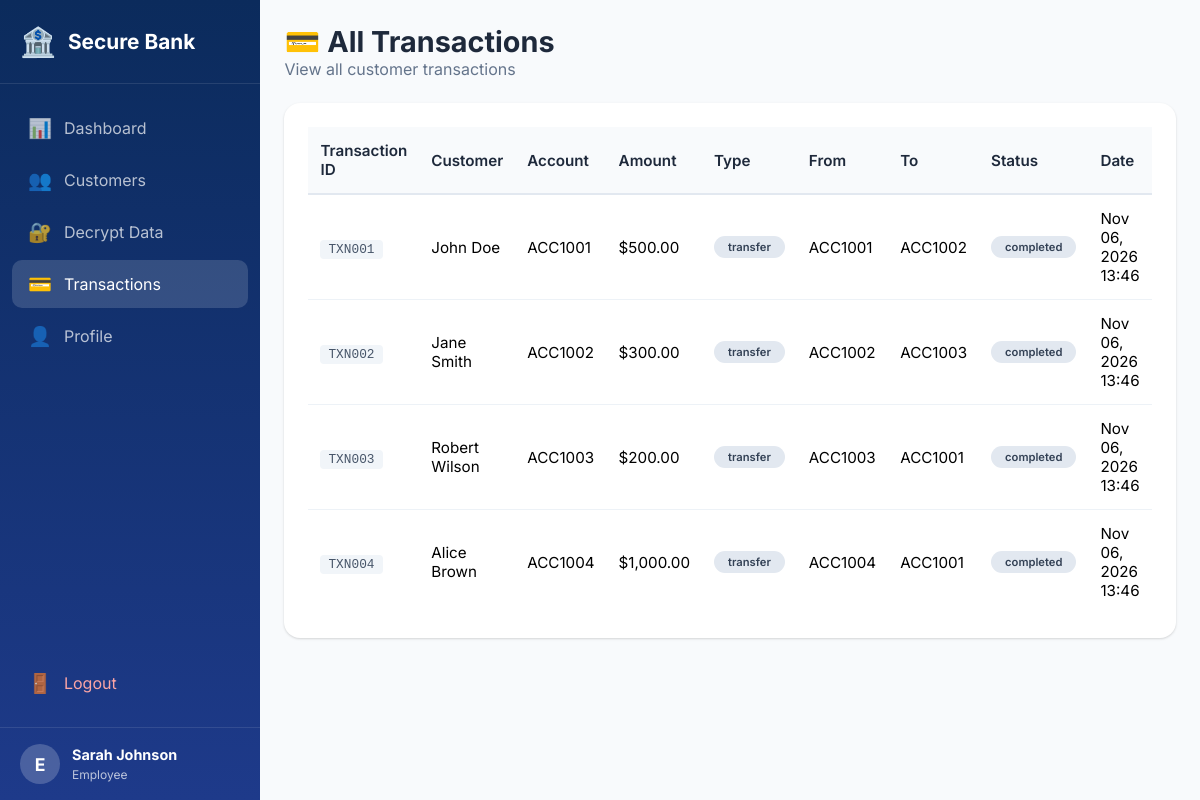
The page /employee/transactions.php (signed in) on the database its author committed.
### tables this page shows
CREATE TABLE transactions (
    id INT PRIMARY KEY AUTO_INCREMENT,
    transaction_id VARCHAR(50) UNIQUE NOT NULL,
    customer_id INT,
    from_account VARCHAR(20),
    to_account VARCHAR(20),
    amount DECIMAL(15,2) NOT NULL,
    transaction_type ENUM('deposit', 'withdrawal', 'transfer', 'credit', 'debit') NOT NULL,
    description TEXT,
    status ENUM('pending', 'completed', 'failed', 'reversed') DEFAULT 'completed',
    created_at TIMESTAMP DEFAULT CURRENT_TIMESTAMP,
    FOREIGN KEY (customer_id) REFERENCES customers(id) ON DELETE CASCADE
);

CREATE TABLE customers (
    id INT PRIMARY KEY AUTO_INCREMENT,
    customer_id VARCHAR(20) UNIQUE NOT NULL,
    full_name VARCHAR(100) NOT NULL,
    email VARCHAR(100) UNIQUE NOT NULL,
    phone VARCHAR(20),
    password_hash VARCHAR(255) NOT NULL,
    account_number VARCHAR(20) UNIQUE NOT NULL,
    balance DECIMAL(15,2) DEFAULT 0.00,
    cipher_type ENUM('vigenere', 'columnar', 'railfence', 'hill') DEFAULT 'vigenere',
    cipher_key VARCHAR(50) NOT NULL,
    private_note TEXT,
    created_at TIMESTAMP DEFAULT CURRENT_TIMESTAMP,
    status ENUM('active', 'inactive', 'suspended') DEFAULT 'active'
);

### employee/transactions.php (the view, shortened to what this page needs)
<?php
$db = new Database();
$conn = $db->getConnection();
$stmt = $conn->query("SELECT t.*, c.full_name, c.account_number FROM transactions t
                       JOIN customers c ON t.customer_id = c.id
                       ORDER BY t.created_at DESC");
$transactions = $stmt->fetchAll();
?>
<!DOCTYPE html>
<html lang="en">
<head>
    <link rel="stylesheet" href="../css/style.css">
    <link rel="stylesheet" href="../css/dashboard.css">
    <link rel="stylesheet" href="../css/employee.css">
</head>
<body>
    <div class="sidebar">
        <div class="sidebar-brand">
            <span class="brand-icon">🏦</span>
            <span>Secure Bank</span>
        </div>
        <nav class="sidebar-nav">
            <a href="dashboard.php">
                <span class="nav-icon">📊</span>
                <span>Dashboard</span>
            </a>
            <a href="customers.php">
                <span class="nav-icon">👥</span>
                <span>Customers</span>
            </a>
            <a href="decrypt.php">
                <span class="nav-icon">🔐</span>
                <span>Decrypt Data</span>
            </a>
            <a href="transactions.php" class="active">
                <span class="nav-icon">💳</span>
                <span>Transactions</span>
            </a>
            <a href="profile.php">
                <span class="nav-icon">👤</span>
                <span>Profile</span>
            </a>
            <a href="../auth/logout.php" class="logout">
                <span class="nav-icon">🚪</span>
                <span>Logout</span>
            </a>
        </nav>
        <div class="sidebar-footer">
            <div class="user-info">
                <span class="user-avatar">E</span>
                <div>
                    <strong><?= htmlspecialchars($_SESSION['full_name'] ?? 'Employee') ?></strong>
                    <small>Employee</small>
                </div>
            </div>
        </div>
    </div>
    <div class="main-content">
        <header class="page-header">
            <div>
                <h1>💳 All Transactions</h1>
                <p>View all customer transactions</p>
            </div>
        </header>
        <div class="panel">
            <div class="table-responsive">
                <table>
                    <thead>
                        <tr>
                            <th>Transaction ID</th>
                            <th>Customer</th>
                            <th>Account</th>
                            <th>Amount</th>
                            <th>Type</th>
                            <th>From</th>
                            <th>To</th>
                            <th>Status</th>
                            <th>Date</th>
                        </tr>
                    </thead>
                    <tbody>
                        <?php if (empty($transactions)): ?>
                        <tr><td colspan="9" class="text-center">No transactions found</td></tr>
                        <?php else: foreach ($transactions as $tx): ?>
                        <tr>
                            <td><span class="tx-id"><?= htmlspecialchars($tx['transaction_id']) ?></span></td>
                            <td><?= htmlspecialchars($tx['full_name']) ?></td>
                            <td><?= htmlspecialchars($tx['account_number']) ?></td>
                            <td class="<?= $tx['amount'] < 0 ? 'negative' : 'positive' ?>">
                                $<?= number_format(abs($tx['amount']), 2) ?>
                            </td>
                            <td><span class="badge badge-<?= $tx['transaction_type'] ?>"><?= $tx['transaction_type'] ?></span></td>
                            <td><?= htmlspecialchars($tx['from_account'] ?? '-') ?></td>
                            <td><?= htmlspecialchars($tx['to_account'] ?? '-') ?></td>
                            <td><span class="badge badge-<?= $tx['status'] ?>"><?= $tx['status'] ?></span></td>
                            <td><?= date('M d, Y H:i', strtotime($tx['created_at'])) ?></td>
                        </tr>
                        <?php endforeach; endif; ?>
                    </tbody>
                </table>
            </div>
        </div>
    </div>
</body>
</html>

### css/style.css (style rules this page uses)
:root { --primary: #1e3a8a; --primary-dark: #0b2b5c; --primary-light: #3b5fc4; --gray-50: #f8fafc; --gray-100: #f1f5f9; --gray-200: #e2e8f0; --gray-400: #94a3b8; --gray-500: #64748b; --gray-600: #475569; --gray-800: #1e293b; --success: #16a34a; --warning: #f59e0b; --danger: #dc2626; --shadow: 0 1px 3px rgba(0, 0, 0, 0.1), 0 1px 2px rgba(0, 0, 0, 0.06); --shadow-lg: 0 10px 15px -3px rgba(0, 0, 0, 0.1), 0 4px 6px -2px rgba(0, 0, 0, 0.05); }
* { box-sizing: border-box; margin: 0; padding: 0; font-family: 'Inter', -apple-system, BlinkMacSystemFont, 'Segoe UI', Roboto, sans-serif; }
body { background: #f0f4fa; min-height: 100vh; display: flex; justify-content: center; align-items: center; }
.badge { background: #e2e8f0; padding: 4px 14px; border-radius: 40px; font-size: 0.7rem; font-weight: 600; color: #334155; display: inline-block; }
table { width: 100%; border-collapse: collapse; font-size: 0.95rem; }
th { background: #f8fafc; padding: 14px 12px; text-align: left; font-weight: 600; color: #1e293b; border-bottom: 2px solid #e2e8f0; }
td { padding: 14px 12px; border-bottom: 1px solid #edf2f7; vertical-align: middle; }
tr:last-child td { border-bottom: none; }

### css/dashboard.css (style rules this page uses)
.sidebar { position: fixed; left: 0; top: 0; bottom: 0; width: 260px; background: linear-gradient(180deg, var(--primary-dark), var(--primary)); color: white; display: flex; flex-direction: column; z-index: 100; transition: all 0.3s ease; }
.sidebar-brand { padding: 24px 20px; display: flex; align-items: center; gap: 12px; font-size: 1.3rem; font-weight: 700; border-bottom: 1px solid rgba(255, 255, 255, 0.1); }
.brand-icon { font-size: 1.8rem; }
.sidebar-nav { flex: 1; padding: 20px 12px; display: flex; flex-direction: column; gap: 4px; }
.sidebar-nav a { display: flex; align-items: center; gap: 12px; padding: 12px 16px; border-radius: 10px; color: rgba(255, 255, 255, 0.7); text-decoration: none; transition: all 0.3s ease; }
.sidebar-nav a.active { background: rgba(255, 255, 255, 0.15); color: white; }
.sidebar-nav a.logout { margin-top: auto; color: #fca5a5; }
.nav-icon { font-size: 1.2rem; }
.sidebar-footer { padding: 16px 20px; border-top: 1px solid rgba(255, 255, 255, 0.1); }
.user-info { display: flex; align-items: center; gap: 12px; }
.user-avatar { width: 40px; height: 40px; background: rgba(255, 255, 255, 0.2); border-radius: 50%; display: flex; align-items: center; justify-content: center; font-weight: 700; font-size: 1.1rem; }
.user-info strong { display: block; font-size: 0.9rem; }
.user-info small { font-size: 0.75rem; opacity: 0.7; }
.main-content { margin-left: 260px; padding: 24px 32px; min-height: 100vh; background: var(--gray-50); }
.page-header { display: flex; justify-content: space-between; align-items: center; margin-bottom: 24px; }
.page-header h1 { font-size: 1.8rem; font-weight: 700; color: var(--gray-800); }
.page-header p { color: var(--gray-500); }
.panel { background: white; border-radius: 16px; padding: 24px; box-shadow: var(--shadow); margin-bottom: 24px; }
.tx-id { font-family: 'Courier New', monospace; font-size: 0.8rem; color: var(--gray-600); background: var(--gray-100); padding: 2px 8px; border-radius: 4px; }

### rows shown on the page
transactions: transaction "TXN001", customer.full_name "John Doe", customer.account_number "ACC1001", amount "500.00", transaction_type "transfer", from_account "ACC1001", to_account "ACC1002", status "completed", created_at "Nov 06, 2026 13:46"
transactions: transaction "TXN002", customer.full_name "Jane Smith", customer.account_number "ACC1002", amount "300.00", transaction_type "transfer", from_account "ACC1002", to_account "ACC1003", status "completed", created_at "Nov 06, 2026 13:46"
transactions: transaction "TXN003", customer.full_name "Robert Wilson", customer.account_number "ACC1003", amount "200.00", transaction_type "transfer", from_account "ACC1003", to_account "ACC1001", status "completed", created_at "Nov 06, 2026 13:46"
transactions: transaction "TXN004", customer.full_name "Alice Brown", customer.account_number "ACC1004", amount "1,000.00", transaction_type "transfer", from_account "ACC1004", to_account "ACC1001", status "completed", created_at "Nov 06, 2026 13:46"

### other values the page prints
$_SESSION['full_name'] "Sarah Johnson"
